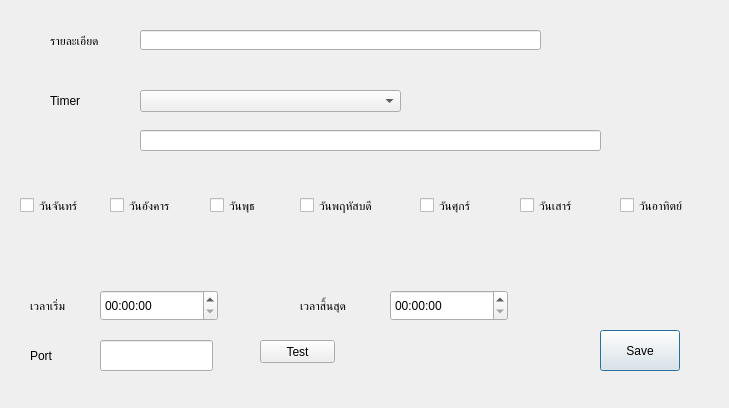
<?xml version="1.0" encoding="UTF-8"?>
<ui version="4.0">
 <class>frmroutepump</class>
 <widget class="QDialog" name="frmroutepump">
  <property name="geometry">
   <rect>
    <x>0</x>
    <y>0</y>
    <width>729</width>
    <height>408</height>
   </rect>
  </property>
  <property name="windowTitle">
   <string>Dialog</string>
  </property>
  <widget class="QLabel" name="label">
   <property name="geometry">
    <rect>
     <x>50</x>
     <y>30</y>
     <width>81</width>
     <height>21</height>
    </rect>
   </property>
   <property name="text">
    <string>รายละเอียด</string>
   </property>
  </widget>
  <widget class="QLineEdit" name="lineEdit">
   <property name="geometry">
    <rect>
     <x>140</x>
     <y>30</y>
     <width>401</width>
     <height>20</height>
    </rect>
   </property>
  </widget>
  <widget class="QLabel" name="label_2">
   <property name="geometry">
    <rect>
     <x>50</x>
     <y>90</y>
     <width>61</width>
     <height>21</height>
    </rect>
   </property>
   <property name="text">
    <string>Timer </string>
   </property>
  </widget>
  <widget class="QComboBox" name="comboBox">
   <property name="geometry">
    <rect>
     <x>140</x>
     <y>90</y>
     <width>261</width>
     <height>22</height>
    </rect>
   </property>
  </widget>
  <widget class="QLabel" name="label_3">
   <property name="geometry">
    <rect>
     <x>30</x>
     <y>290</y>
     <width>71</width>
     <height>31</height>
    </rect>
   </property>
   <property name="text">
    <string>เวลาเริ่ม</string>
   </property>
  </widget>
  <widget class="QCheckBox" name="chkSaturday">
   <property name="geometry">
    <rect>
     <x>520</x>
     <y>190</y>
     <width>91</width>
     <height>31</height>
    </rect>
   </property>
   <property name="text">
    <string>วันเสาร์</string>
   </property>
  </widget>
  <widget class="QCheckBox" name="chkMonday">
   <property name="geometry">
    <rect>
     <x>20</x>
     <y>190</y>
     <width>91</width>
     <height>31</height>
    </rect>
   </property>
   <property name="text">
    <string>วันจันทร์</string>
   </property>
  </widget>
  <widget class="QCheckBox" name="chkTueday">
   <property name="geometry">
    <rect>
     <x>110</x>
     <y>190</y>
     <width>91</width>
     <height>31</height>
    </rect>
   </property>
   <property name="text">
    <string>วันอังคาร</string>
   </property>
  </widget>
  <widget class="QCheckBox" name="chkWebnesday">
   <property name="geometry">
    <rect>
     <x>210</x>
     <y>190</y>
     <width>72</width>
     <height>31</height>
    </rect>
   </property>
   <property name="text">
    <string>วันพุธ</string>
   </property>
  </widget>
  <widget class="QLabel" name="label_4">
   <property name="geometry">
    <rect>
     <x>300</x>
     <y>290</y>
     <width>81</width>
     <height>31</height>
    </rect>
   </property>
   <property name="text">
    <string>เวลาสิ้นสุด</string>
   </property>
  </widget>
  <widget class="QTimeEdit" name="timeEditStart">
   <property name="geometry">
    <rect>
     <x>100</x>
     <y>290</y>
     <width>118</width>
     <height>31</height>
    </rect>
   </property>
  </widget>
  <widget class="QCheckBox" name="chkThurday">
   <property name="geometry">
    <rect>
     <x>300</x>
     <y>190</y>
     <width>111</width>
     <height>31</height>
    </rect>
   </property>
   <property name="text">
    <string>วันพฤหัสบดี</string>
   </property>
  </widget>
  <widget class="QCheckBox" name="chkFriday">
   <property name="geometry">
    <rect>
     <x>420</x>
     <y>190</y>
     <width>91</width>
     <height>31</height>
    </rect>
   </property>
   <property name="text">
    <string>วันศุกร์</string>
   </property>
  </widget>
  <widget class="QTimeEdit" name="timeEditEnd">
   <property name="geometry">
    <rect>
     <x>390</x>
     <y>290</y>
     <width>118</width>
     <height>31</height>
    </rect>
   </property>
  </widget>
  <widget class="QCheckBox" name="chkSunday">
   <property name="geometry">
    <rect>
     <x>620</x>
     <y>190</y>
     <width>101</width>
     <height>31</height>
    </rect>
   </property>
   <property name="text">
    <string>วันอาทิตย์</string>
   </property>
  </widget>
  <widget class="QPushButton" name="btnSave">
   <property name="geometry">
    <rect>
     <x>600</x>
     <y>330</y>
     <width>80</width>
     <height>41</height>
    </rect>
   </property>
   <property name="text">
    <string>Save</string>
   </property>
  </widget>
  <widget class="QLineEdit" name="txtMessage">
   <property name="geometry">
    <rect>
     <x>140</x>
     <y>130</y>
     <width>461</width>
     <height>21</height>
    </rect>
   </property>
  </widget>
  <widget class="QLabel" name="label_5">
   <property name="geometry">
    <rect>
     <x>30</x>
     <y>340</y>
     <width>51</width>
     <height>31</height>
    </rect>
   </property>
   <property name="text">
    <string>Port</string>
   </property>
  </widget>
  <widget class="QLineEdit" name="lineEdit_2">
   <property name="geometry">
    <rect>
     <x>100</x>
     <y>340</y>
     <width>113</width>
     <height>31</height>
    </rect>
   </property>
  </widget>
  <widget class="QPushButton" name="pushButton">
   <property name="geometry">
    <rect>
     <x>260</x>
     <y>340</y>
     <width>75</width>
     <height>23</height>
    </rect>
   </property>
   <property name="text">
    <string>Test</string>
   </property>
  </widget>
 </widget>
 <resources/>
 <connections/>
</ui>
